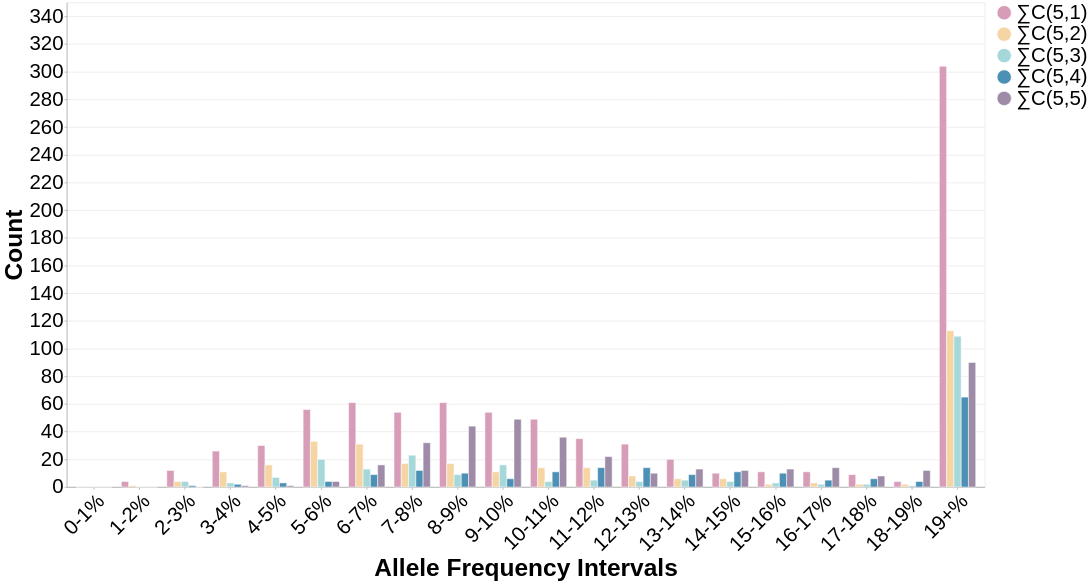

The cell this chart's notebook holds for it:
### Code cell
import altair as alt
import pandas as pd
import numpy as np

#~/labs/COLO829/new_ref/analysis/blt50_long_reads/dac_mut_ruf_union_pileups/pass_only_no_af_cutoff_pileups/merged_vcfs/isecs/af_anno_vcfs
snv_degree_1_20 = [191,725,1211,620,265,108,70,58,52,22,10,12,25,11,16,10,17,11,14,392]
snv_degree_2_20 = [29,201,571,379,146,57,28,27,15,11,5,9,5,3,3,4,1,2,0,43]
snv_degree_3_20 = [8,77,286,270,114,65,36,37,28,14,7,2,7,3,1,2,3,0,2,24]
snv_degree_4_20 = [0,19,85,157,153,103,97,104,90,51,26,10,8,8,4,3,3,1,2,24]
snv_degree_5_20 = [1,4,33,83,146,301,651,984,867,494,200,72,54,43,58,81,78,67,40,237]

#~/labs/COLO829/new_ref/analysis/blt50_long_reads/dac_mut_ruf_union_pileups/pass_only_no_af_cutoff_pileups/indels/merged_vcfs/af_anno_vcfs
indel_degree_1_20 = [0,4,12,26,30,56,61,54,61,54,49,35,31,20,10,11,11,9,4,304]
indel_degree_2_20 = [0,1,4,11,16,33,31,17,17,11,14,14,8,6,6,2,3,2,2,113]
indel_degree_3_20 = [0,0,4,3,7,20,13,23,9,16,4,5,4,5,4,3,2,2,1,109]
indel_degree_4_20 = [0,0,1,2,3,4,9,12,10,6,11,14,14,9,11,10,5,6,4,65]
indel_degree_5_20 = [0,0,0,1,1,4,16,32,44,49,36,22,10,13,12,13,14,8,12,90]

degree_1_20=indel_degree_1_20
degree_2_20=indel_degree_2_20
degree_3_20=indel_degree_3_20
degree_4_20=indel_degree_4_20
degree_5_20=indel_degree_5_20

# Your color palette
red = '#D79DB8'
orange = '#F5D5A4'
green = '#A7D8D9'
blue = '#4D90B6'
purple = '#9D8BA7'

# Create the frequency intervals
bin_labels = [f"{i*1}-{(i+1)*1}%" for i in range(19)]
bin_labels.append("19+%")  # Last bin is 19-100%

# Combine all data into a single DataFrame
data_rows = []
degrees_data = {
    'Degree 1': (degree_1_20, red),
    'Degree 2': (degree_2_20, orange),
    'Degree 3': (degree_3_20, green),
    'Degree 4': (degree_4_20, blue),
    'Degree 5': (degree_5_20, purple)
}

for degree_name, (counts, color) in degrees_data.items():
    for i, count in enumerate(counts):
        data_rows.append({
            'frequency_interval': bin_labels[i],
            'count': count,
            'degree': degree_name
        })

# Create DataFrame
combined_df = pd.DataFrame(data_rows)

# Create the grouped bar chart
chart = alt.Chart(combined_df).mark_bar(
    stroke='white',
    strokeWidth=1
).add_params(
    alt.selection_interval()
).encode(
    x=alt.X('frequency_interval:O',
            title='Allele Frequency Intervals',
            axis=alt.Axis(labelAngle=-45, labelFontSize=40, titleFontSize=48),
            sort=bin_labels),
    y=alt.Y('count:Q',
            title='Count',
            axis=alt.Axis(tickMinStep=1, labelFontSize=40, titleFontSize=48)),
    color=alt.Color('degree:N',
                    title='',
                    scale=alt.Scale(domain=['Degree 1', 'Degree 2', 'Degree 3', 'Degree 4', 'Degree 5'],
                                   range=[red, orange, green, blue, purple]),
                                   legend=alt.Legend(titleFontSize=48, labelFontSize=40, symbolSize=800, symbolType='circle',
                                                     labelExpr="datum.value == 'Degree 1' ? '∑C(5,1)' : datum.value == 'Degree 2' ? '∑C(5,2)' : datum.value == 'Degree 3' ? '∑C(5,3)' : datum.value == 'Degree 4' ? '∑C(5,4)' : '∑C(5,5)'")),
    xOffset=alt.XOffset('degree:N'),
    tooltip=['degree:N', 'frequency_interval:O', 'count:Q'],
).properties(
    width=1800,
    height=950,
    title=''
    ).resolve_scale(
    color='independent'
)

# Display the chart
chart.show()

### Figure 1 — Vega-Lite specification as saved in the notebook (floating-point values rounded to 4 significant figures)
{"config": {"view": {"continuousWidth": 300, "continuousHeight": 300}}, "data": {"name": "data-3f03574aa4bbb3fee5362d14a6c8d282"}, "mark": {"type": "bar", "stroke": "white", "strokeWidth": 1}, "encoding": {"color": {"field": "degree", "legend": {"labelExpr": "datum.value == 'Degree 1' ? '∑C(5,1)' : datum.value == 'Degree 2' ? '∑C(5,2)' : datum.value == 'Degree 3' ? '∑C(5,3)' : datum.value == 'Degree 4' ? '∑C(5,4)' : '∑C(5,5)'", "labelFontSize": 40, "symbolSize": 800, "symbolType": "circle", "titleFontSize": 48}, "scale": {"domain": ["Degree 1", "Degree 2", "Degree 3", "Degree 4", "Degree 5"], "range": ["#D79DB8", "#F5D5A4", "#A7D8D9", "#4D90B6", "#9D8BA7"]}, "title": "", "type": "nominal"}, "tooltip": [{"field": "degree", "type": "nominal"}, {"field": "frequency_interval", "type": "ordinal"}, {"field": "count", "type": "quantitative"}], "x": {"axis": {"labelAngle": -45, "labelFontSize": 40, "titleFontSize": 48}, "field": "frequency_interval", "sort": ["0-1%", "1-2%", "2-3%", "3-4%", "4-5%", "5-6%", "6-7%", "7-8%", "8-9%", "9-10%", "10-11%", "11-12%", "12-13%", "13-14%", "14-15%", "15-16%", "16-17%", "17-18%", "18-19%", "19+%"], "title": "Allele Frequency Intervals", "type": "ordinal"}, "xOffset": {"field": "degree", "type": "nominal"}, "y": {"axis": {"labelFontSize": 40, "tickMinStep": 1, "titleFontSize": 48}, "field": "count", "title": "Count", "type": "quantitative"}}, "height": 950, "params": [{"name": "param_2", "select": {"type": "interval"}}], "resolve": {"scale": {"color": "independent"}}, "title": "", "width": 1800, "$schema": "https://vega.github.io/schema/vega-lite/v5.20.1.json", "datasets": {"data-3f03574aa4bbb3fee5362d14a6c8d282": [{"frequency_interval": "0-1%", "count": 0, "degree": "Degree 1"}, {"frequency_interval": "1-2%", "count": 4, "degree": "Degree 1"}, {"frequency_interval": "2-3%", "count": 12, "degree": "Degree 1"}, {"frequency_interval": "3-4%", "count": 26, "degree": "Degree 1"}, {"frequency_interval": "4-5%", "count": 30, "degree": "Degree 1"}, {"frequency_interval": "5-6%", "count": 56, "degree": "Degree 1"}, {"frequency_interval": "6-7%", "count": 61, "degree": "Degree 1"}, {"frequency_interval": "7-8%", "count": 54, "degree": "Degree 1"}, {"frequency_interval": "8-9%", "count": 61, "degree": "Degree 1"}, {"frequency_interval": "9-10%", "count": 54, "degree": "Degree 1"}, {"frequency_interval": "10-11%", "count": 49, "degree": "Degree 1"}, {"frequency_interval": "11-12%", "count": 35, "degree": "Degree 1"}, {"frequency_interval": "12-13%", "count": 31, "degree": "Degree 1"}, {"frequency_interval": "13-14%", "count": 20, "degree": "Degree 1"}, {"frequency_interval": "14-15%", "count": 10, "degree": "Degree 1"}, {"frequency_interval": "15-16%", "count": 11, "degree": "Degree 1"}, {"frequency_interval": "16-17%", "count": 11, "degree": "Degree 1"}, {"frequency_interval": "17-18%", "count": 9, "degree": "Degree 1"}, {"frequency_interval": "18-19%", "count": 4, "degree": "Degree 1"}, {"frequency_interval": "19+%", "count": 304, "degree": "Degree 1"}, {"frequency_interval": "0-1%", "count": 0, "degree": "Degree 2"}, {"frequency_interval": "1-2%", "count": 1, "degree": "Degree 2"}, {"frequency_interval": "2-3%", "count": 4, "degree": "Degree 2"}, {"frequency_interval": "3-4%", "count": 11, "degree": "Degree 2"}, {"frequency_interval": "4-5%", "count": 16, "degree": "Degree 2"}, {"frequency_interval": "5-6%", "count": 33, "degree": "Degree 2"}, {"frequency_interval": "6-7%", "count": 31, "degree": "Degree 2"}, {"frequency_interval": "7-8%", "count": 17, "degree": "Degree 2"}, {"frequency_interval": "8-9%", "count": 17, "degree": "Degree 2"}, {"frequency_interval": "9-10%", "count": 11, "degree": "Degree 2"}, {"frequency_interval": "10-11%", "count": 14, "degree": "Degree 2"}, {"frequency_interval": "11-12%", "count": 14, "degree": "Degree 2"}, {"frequency_interval": "12-13%", "count": 8, "degree": "Degree 2"}, {"frequency_interval": "13-14%", "count": 6, "degree": "Degree 2"}, {"frequency_interval": "14-15%", "count": 6, "degree": "Degree 2"}, {"frequency_interval": "15-16%", "count": 2, "degree": "Degree 2"}, {"frequency_interval": "16-17%", "count": 3, "degree": "Degree 2"}, {"frequency_interval": "17-18%", "count": 2, "degree": "Degree 2"}, {"frequency_interval": "18-19%", "count": 2, "degree": "Degree 2"}, {"frequency_interval": "19+%", "count": 113, "degree": "Degree 2"}, {"frequency_interval": "0-1%", "count": 0, "degree": "Degree 3"}, {"frequency_interval": "1-2%", "count": 0, "degree": "Degree 3"}, {"frequency_interval": "2-3%", "count": 4, "degree": "Degree 3"}, {"frequency_interval": "3-4%", "count": 3, "degree": "Degree 3"}, {"frequency_interval": "4-5%", "count": 7, "degree": "Degree 3"}, {"frequency_interval": "5-6%", "count": 20, "degree": "Degree 3"}, {"frequency_interval": "6-7%", "count": 13, "degree": "Degree 3"}, {"frequency_interval": "7-8%", "count": 23, "degree": "Degree 3"}, {"frequency_interval": "8-9%", "count": 9, "degree": "Degree 3"}, {"frequency_interval": "9-10%", "count": 16, "degree": "Degree 3"}, {"frequency_interval": "10-11%", "count": 4, "degree": "Degree 3"}, {"frequency_interval": "11-12%", "count": 5, "degree": "Degree 3"}, {"frequency_interval": "12-13%", "count": 4, "degree": "Degree 3"}, {"frequency_interval": "13-14%", "count": 5, "degree": "Degree 3"}, {"frequency_interval": "14-15%", "count": 4, "degree": "Degree 3"}, {"frequency_interval": "15-16%", "count": 3, "degree": "Degree 3"}, {"frequency_interval": "16-17%", "count": 2, "degree": "Degree 3"}, {"frequency_interval": "17-18%", "count": 2, "degree": "Degree 3"}, {"frequency_interval": "18-19%", "count": 1, "degree": "Degree 3"}, {"frequency_interval": "19+%", "count": 109, "degree": "Degree 3"}, {"frequency_interval": "0-1%", "count": 0, "degree": "Degree 4"}, {"frequency_interval": "1-2%", "count": 0, "degree": "Degree 4"}, {"frequency_interval": "2-3%", "count": 1, "degree": "Degree 4"}, {"frequency_interval": "3-4%", "count": 2, "degree": "Degree 4"}, {"frequency_interval": "4-5%", "count": 3, "degree": "Degree 4"}, {"frequency_interval": "5-6%", "count": 4, "degree": "Degree 4"}, {"frequency_interval": "6-7%", "count": 9, "degree": "Degree 4"}, {"frequency_interval": "7-8%", "count": 12, "degree": "Degree 4"}, {"frequency_interval": "8-9%", "count": 10, "degree": "Degree 4"}, {"frequency_interval": "9-10%", "count": 6, "degree": "Degree 4"}, {"frequency_interval": "10-11%", "count": 11, "degree": "Degree 4"}, {"frequency_interval": "11-12%", "count": 14, "degree": "Degree 4"}, {"frequency_interval": "12-13%", "count": 14, "degree": "Degree 4"}, {"frequency_interval": "13-14%", "count": 9, "degree": "Degree 4"}, {"frequency_interval": "14-15%", "count": 11, "degree": "Degree 4"}, {"frequency_interval": "15-16%", "count": 10, "degree": "Degree 4"}, {"frequency_interval": "16-17%", "count": 5, "degree": "Degree 4"}, {"frequency_interval": "17-18%", "count": 6, "degree": "Degree 4"}, {"frequency_interval": "18-19%", "count": 4, "degree": "Degree 4"}, {"frequency_interval": "19+%", "count": 65, "degree": "Degree 4"}, {"frequency_interval": "0-1%", "count": 0, "degree": "Degree 5"}, {"frequency_interval": "1-2%", "count": 0, "degree": "Degree 5"}, {"frequency_interval": "2-3%", "count": 0, "degree": "Degree 5"}, {"frequency_interval": "3-4%", "count": 1, "degree": "Degree 5"}, {"frequency_interval": "4-5%", "count": 1, "degree": "Degree 5"}, {"frequency_interval": "5-6%", "count": 4, "degree": "Degree 5"}, {"frequency_interval": "6-7%", "count": 16, "degree": "Degree 5"}, {"frequency_interval": "7-8%", "count": 32, "degree": "Degree 5"}, {"frequency_interval": "8-9%", "count": 44, "degree": "Degree 5"}, {"frequency_interval": "9-10%", "count": 49, "degree": "Degree 5"}, {"frequency_interval": "10-11%", "count": 36, "degree": "Degree 5"}, {"frequency_interval": "11-12%", "count": 22, "degree": "Degree 5"}, {"frequency_interval": "12-13%", "count": 10, "degree": "Degree 5"}, {"frequency_interval": "13-14%", "count": 13, "degree": "Degree 5"}, {"frequency_interval": "14-15%", "count": 12, "degree": "Degree 5"}, {"frequency_interval": "15-16%", "count": 13, "degree": "Degree 5"}, {"frequency_interval": "16-17%", "count": 14, "degree": "Degree 5"}, {"frequency_interval": "17-18%", "count": 8, "degree": "Degree 5"}, {"frequency_interval": "18-19%", "count": 12, "degree": "Degree 5"}, {"frequency_interval": "19+%", "count": 90, "degree": "Degree 5"}]}}
